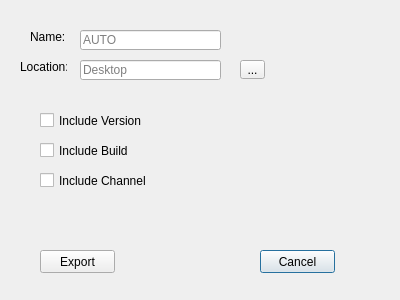
<?xml version="1.0" encoding="UTF-8"?>
<ui version="4.0">
 <class>Dialog</class>
 <widget class="QDialog" name="Dialog">
  <property name="geometry">
   <rect>
    <x>0</x>
    <y>0</y>
    <width>400</width>
    <height>300</height>
   </rect>
  </property>
  <property name="windowTitle">
   <string>Dialog</string>
  </property>
  <widget class="QCheckBox" name="checkBox_2">
   <property name="geometry">
    <rect>
     <x>40</x>
     <y>110</y>
     <width>121</width>
     <height>21</height>
    </rect>
   </property>
   <property name="text">
    <string>Include Version</string>
   </property>
  </widget>
  <widget class="QCheckBox" name="checkBox_3">
   <property name="geometry">
    <rect>
     <x>40</x>
     <y>140</y>
     <width>111</width>
     <height>21</height>
    </rect>
   </property>
   <property name="text">
    <string>Include Build</string>
   </property>
  </widget>
  <widget class="QCheckBox" name="checkBox_4">
   <property name="geometry">
    <rect>
     <x>40</x>
     <y>170</y>
     <width>111</width>
     <height>21</height>
    </rect>
   </property>
   <property name="text">
    <string>Include Channel</string>
   </property>
  </widget>
  <widget class="QPushButton" name="pushButton_2">
   <property name="geometry">
    <rect>
     <x>260</x>
     <y>250</y>
     <width>75</width>
     <height>23</height>
    </rect>
   </property>
   <property name="text">
    <string>Cancel</string>
   </property>
  </widget>
  <widget class="QPushButton" name="pushButton">
   <property name="geometry">
    <rect>
     <x>40</x>
     <y>250</y>
     <width>75</width>
     <height>23</height>
    </rect>
   </property>
   <property name="text">
    <string>Export</string>
   </property>
  </widget>
  <widget class="QLabel" name="label">
   <property name="geometry">
    <rect>
     <x>30</x>
     <y>30</y>
     <width>47</width>
     <height>13</height>
    </rect>
   </property>
   <property name="text">
    <string>Name:</string>
   </property>
  </widget>
  <widget class="QLineEdit" name="lineEdit_2">
   <property name="geometry">
    <rect>
     <x>80</x>
     <y>30</y>
     <width>141</width>
     <height>20</height>
    </rect>
   </property>
   <property name="placeholderText">
    <string>AUTO</string>
   </property>
   <property name="clearButtonEnabled">
    <bool>true</bool>
   </property>
  </widget>
  <widget class="QLabel" name="label_2">
   <property name="geometry">
    <rect>
     <x>20</x>
     <y>60</y>
     <width>47</width>
     <height>13</height>
    </rect>
   </property>
   <property name="text">
    <string>Location:</string>
   </property>
  </widget>
  <widget class="QLineEdit" name="lineEdit_3">
   <property name="geometry">
    <rect>
     <x>80</x>
     <y>60</y>
     <width>141</width>
     <height>20</height>
    </rect>
   </property>
   <property name="text">
    <string/>
   </property>
   <property name="placeholderText">
    <string>Desktop</string>
   </property>
   <property name="clearButtonEnabled">
    <bool>true</bool>
   </property>
  </widget>
  <widget class="QToolButton" name="toolButton">
   <property name="geometry">
    <rect>
     <x>240</x>
     <y>60</y>
     <width>25</width>
     <height>19</height>
    </rect>
   </property>
   <property name="text">
    <string>...</string>
   </property>
  </widget>
 </widget>
 <resources/>
 <connections/>
</ui>
